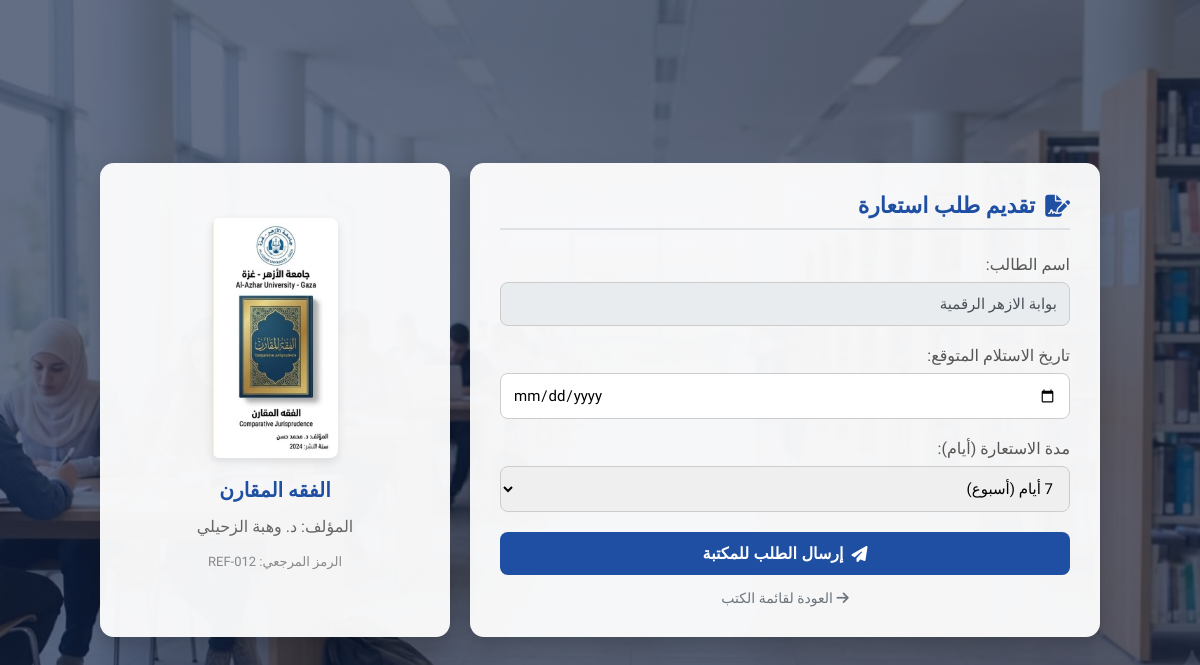
/Home page/borrow.php?book_id=12 (signed in), run on the app's committed database.
### tables this page shows
CREATE TABLE `users` (
  `id` int(11) NOT NULL,
  `full_name` varchar(255) DEFAULT NULL,
  `username` varchar(255) DEFAULT NULL,
  `password` varchar(255) DEFAULT NULL,
  `role` enum('admin','student') DEFAULT NULL,
  `university_id` int(11) DEFAULT NULL
);

CREATE TABLE `books` (
  `id` int(11) NOT NULL,
  `title` varchar(255) DEFAULT NULL,
  `author` varchar(255) DEFAULT NULL,
  `category_id` int(11) DEFAULT NULL,
  `university_id` int(11) DEFAULT NULL,
  `reference_code` varchar(50) DEFAULT NULL,
  `available` tinyint(1) DEFAULT NULL,
  `description` text DEFAULT NULL,
  `book_image` varchar(255) DEFAULT NULL
);

### Home page/borrow.php (the view, shortened to what this page needs)
<?php
include '../db.php';
$user_id = $_SESSION['user_id'];
$user = $conn->query("SELECT full_name FROM users WHERE id='$user_id'")->fetch_assoc();
$book_id = isset($_GET['book_id']) ? intval($_GET['book_id']) : 0;
$book = null;
if ($book_id > 0) {
    $result = $conn->query("SELECT * FROM books WHERE id = $book_id");
    if ($result && $result->num_rows > 0) {
        $book = $result->fetch_assoc();
    }
}
?>
<!DOCTYPE html>
<html lang="ar" dir="rtl">
<head>
    <link rel="stylesheet" href="https://cdnjs.cloudflare.com/ajax/libs/font-awesome/6.4.0/css/all.min.css">
</head>
<body>
<div class="container">
    <div class="card">
        <h2 class="form-title"><i class="fa-solid fa-file-signature"></i> تقديم طلب استعارة</h2>
        <form action="process_borrow.php" method="POST">
            <div class="form-group">
                <label>اسم الطالب:</label>
                <input type="text" class="form-control" value="<?php echo htmlspecialchars($user['full_name']); ?>" disabled>
            </div>
            <div class="form-group">
                <label>تاريخ الاستلام المتوقع:</label>
                <input type="date" name="expected_receive_date" class="form-control" required min="<?php echo date('Y-m-d'); ?>">
            </div>
            <div class="form-group">
                <label>مدة الاستعارة (أيام):</label>
                <select name="borrow_duration" class="form-control" required>
                    <option value="7">7 أيام (أسبوع)</option>
                </select>
            </div>
            <button type="submit" class="submit-btn"><i class="fa-solid fa-paper-plane"></i> إرسال الطلب للمكتبة</button>
        </form>
        <center><a href="index.php" class="back-link"><i class="fa-solid fa-arrow-right"></i> العودة لقائمة الكتب</a></center>
    </div>
    <div class="book-details-sidebar">
        <?php if ($book): ?>
            <img src="../img/<?php echo htmlspecialchars(!empty($book['book_image']) ? $book['book_image'] : 'default_book.jpg'); ?>" class="book-img" alt="غلاف الكتاب">
            <div class="book-title-text"><?php echo htmlspecialchars($book['title']); ?></div>
            <p style="color: #666; margin: 5px 0;">المؤلف: <?php echo htmlspecialchars($book['author']); ?></p>
            <p style="color: #888; font-size: 13px;">الرمز المرجعي: <?php echo htmlspecialchars($book['reference_code']); ?></p>
        <?php else: ?>
            <i class="fa-solid fa-book-open" style="font-size: 60px; color: #ccc; margin-bottom: 20px;"></i>
            <div class="book-title-text" style="color: #999;">كتاب غير محدد</div>
            <p style="color: #aaa; font-size: 14px;">تأكد من بيانات الكتاب قبل إتمام الطلب</p>
        <?php endif; ?>
    </div>
</div>
</body>
</html>

### Home page/borrow.php (style rules this page uses)
:root { --primary-color: #1e4fa3; --primary-hover: #153b7a; --bg-overlay: rgba(15, 32, 67, 0.65); --card-bg: rgba(255, 255, 255, 0.95); --text-main: #333; }
body { font-family: "Tajawal", sans-serif; background: linear-gradient(var(--bg-overlay), var(--bg-overlay)), url('../img/library.jpg') no-repeat center center fixed; background-size: cover; margin: 0; padding: 0; color: var(--text-main); min-height: 100vh; display: flex; justify-content: center; align-items: center; }
.container { max-width: 1000px; width: 100%; margin: 20px; display: grid; grid-template-columns: 1fr 350px; gap: 20px; }
.card { background: var(--card-bg); padding: 30px; border-radius: 14px; box-shadow: 0 8px 24px rgba(0,0,0,0.2); }
.book-details-sidebar { background: var(--card-bg); padding: 30px; border-radius: 14px; box-shadow: 0 8px 24px rgba(0,0,0,0.2); text-align: center; display: flex; flex-direction: column; align-items: center; justify-content: center; }
.form-title { color: var(--primary-color); font-size: 22px; margin-top: 0; margin-bottom: 25px; border-bottom: 2px solid #dee2e6; padding-bottom: 10px; display: flex; align-items: center; gap: 10px; }
.form-group { margin-bottom: 20px; }
.form-group label { display: block; margin-bottom: 8px; font-weight: 500; color: #555; }
.form-control { width: 100%; padding: 12px; border: 1px solid #ccc; border-radius: 8px; box-sizing: border-box; font-family: "Tajawal", sans-serif; font-size: 15px; }
.form-control:disabled { background-color: #e9ecef; color: #495057; }
.book-img { max-width: 100%; height: 240px; object-fit: cover; border-radius: 8px; margin-bottom: 20px; box-shadow: 0 4px 10px rgba(0,0,0,0.1); }
.book-title-text { font-size: 20px; font-weight: 700; color: var(--primary-color); margin-bottom: 10px; }
.submit-btn { width: 100%; background: var(--primary-color); color: white; border: none; padding: 12px; border-radius: 8px; font-size: 16px; font-weight: bold; cursor: pointer; transition: background 0.2s; display: flex; align-items: center; justify-content: center; gap: 8px; }
.back-link { display: inline-block; margin-top: 15px; color: #6c757d; text-decoration: none; font-size: 14px; }

### data on the page
users: full_name "بوابة الازهر الرقمية"
books: book_image (picture), title "الفقه المقارن", author "د. وهبة الزحيلي", reference_code "REF-012"
